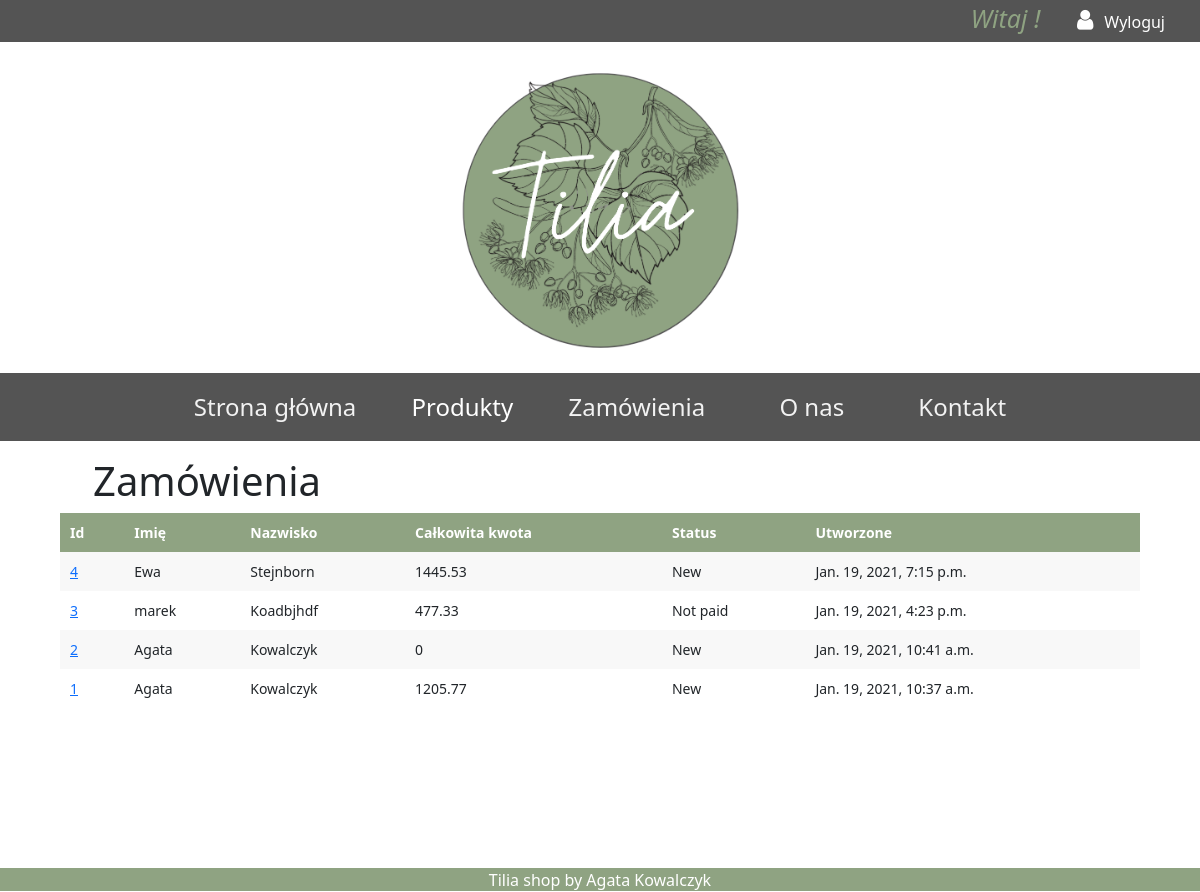
Page /orders/orders_list/ (signed in) on the earlier database version.
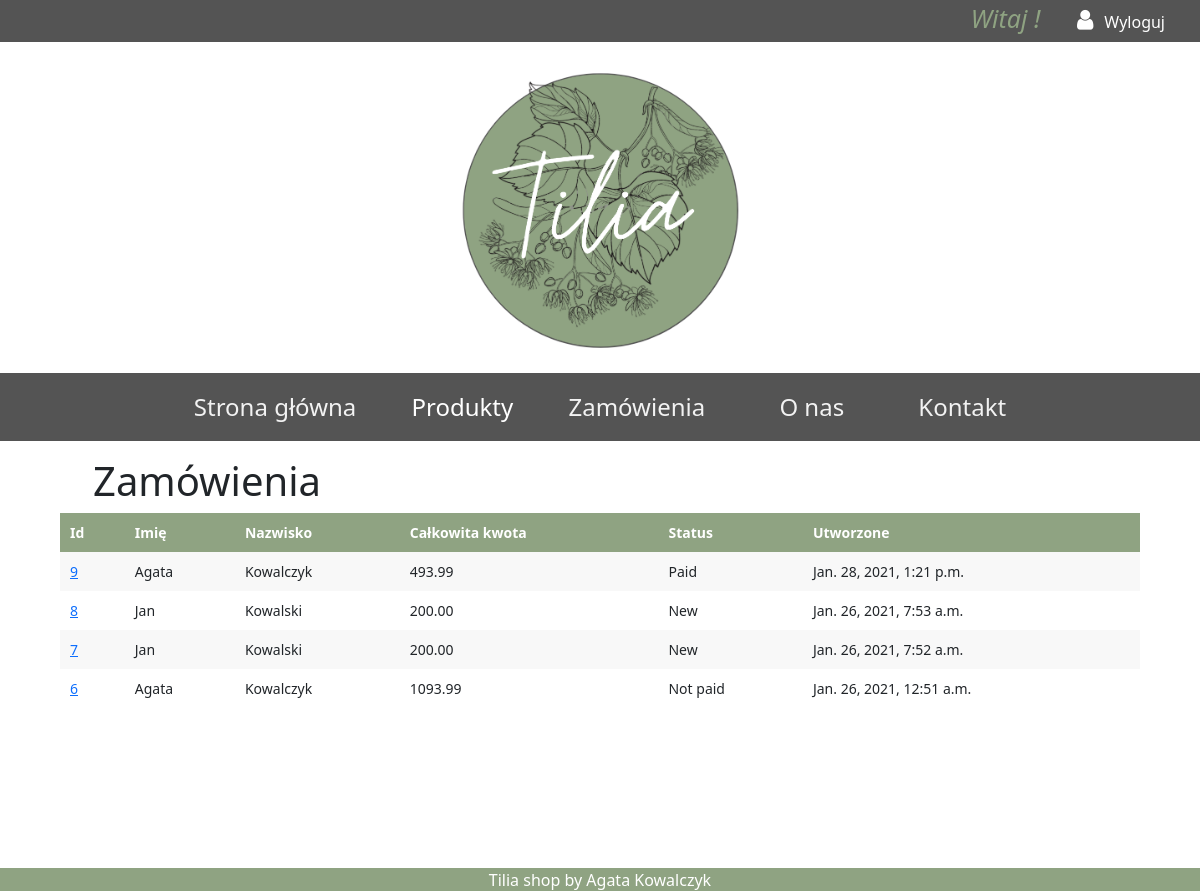
Same page on the later database version.
### orders/models.py (models this page shows, shortened)
class Order(models.Model):
    first_name = models.CharField(max_length=40)
    last_name = models.CharField(max_length=60)
    email = models.EmailField()
    address = models.CharField(max_length=200)
    zip_code = models.CharField(max_length=10)
    city = models.CharField(max_length=100)
    created = models.DateTimeField(auto_now_add=True)
    updated = models.DateTimeField(auto_now=True)
    STATUS = (('1', 'New'), ('2', 'Not paid'), ('3', 'Paid'), ('4', 'Completed'), ('5', 'Archival'))
    status = models.CharField(max_length=10, choices=STATUS, default='1')
    class Meta:
        ordering = ('-created',)
    def get_total_cost(self):
        return sum(item.get_cost() for item in self.items.all())

class OrderItem(models.Model):
    order = models.ForeignKey(Order, related_name='items', on_delete=models.CASCADE)
    product = models.ForeignKey(Product, related_name='order_items', on_delete=models.CASCADE)
    price = models.DecimalField(max_digits=10, decimal_places=2)
    quantity = models.PositiveIntegerField(default=1)
    def get_cost(self):
        return self.price * self.quantity

### orders/views.py (the view)
# urls.py: path('orders_list/', views.orders_list, name='orders_list'),
@login_required(login_url='/login')
def orders_list(request):
    orders = Order.objects.all()
    context = {
        'orders': orders
    }
    return render(request, 'orders/list.html', context)

### cart/context_processors.py (called while the page is built)
def cart(request):
    return {'cart': Cart(request)}

### orders/templates/orders/list.html (shortened to what this page needs)
{% extends "shop/base.html" %}
{% load static %}
{% block content %}
    <h1 style="margin-left: 93px;">Zamówienia </h1>
    <table class="cart">
      <thead>
        <tr>
          <th>Id</th>
          <th>Imię</th>
          <th>Nazwisko</th>
          <th>Całkowita kwota</th>
          <th>Status</th>
          <th>Utworzone</th>
        </tr>
      </thead>
      <tbody>
        {% for order in orders %}
            <tr>
              <td><a href="{% url 'orders:order_detail' order.id %}">{{ order.id }}</a></td>
              <td>{{ order.first_name }}</td>
              <td>{{ order.last_name }}</td>
              <td>{{ order.get_total_cost }}</td>
              <td>{{ order.get_status_display }}</td>
              <td >{{ order.created }}</td>
            </tr>
        {% endfor %}
      </tbody>
    </table>
{% endblock %}

Differences in the rows shown:
removed Order: id "4", first_name "Ewa", last_name "Stejnborn", get_total_cost "1445.53", status "New", created "Jan. 19, 2021, 7:15 p.m."
removed Order: id "3", first_name "marek", last_name "Koadbjhdf", get_total_cost "477.33", status "Not paid", created "Jan. 19, 2021, 4:23 p.m."
removed Order: id "2", first_name "Agata", last_name "Kowalczyk", get_total_cost "0", status "New", created "Jan. 19, 2021, 10:41 a.m."
removed Order: id "1", first_name "Agata", last_name "Kowalczyk", get_total_cost "1205.77", status "New", created "Jan. 19, 2021, 10:37 a.m."
added Order: id "9", first_name "Agata", last_name "Kowalczyk", get_total_cost "493.99", status "Paid", created "Jan. 28, 2021, 1:21 p.m."
added Order: id "8", first_name "Jan", last_name "Kowalski", get_total_cost "200.00", status "New", created "Jan. 26, 2021, 7:53 a.m."
added Order: id "7", first_name "Jan", last_name "Kowalski", get_total_cost "200.00", status "New", created "Jan. 26, 2021, 7:52 a.m."
added Order: id "6", first_name "Agata", last_name "Kowalczyk", get_total_cost "1093.99", status "Not paid", created "Jan. 26, 2021, 12:51 a.m."
